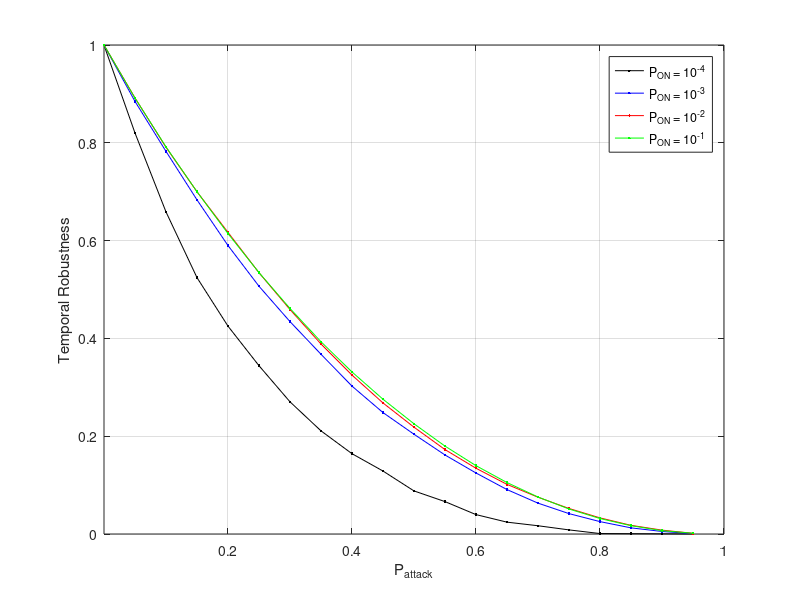

Here is the MATLAB script that generated this plot:
%  read labels and x-y data
load RWP_10_4_trace_AverageHighestDegree.dat;     %  read data into the my_xy matrix
Prob = RWP_10_4_trace_AverageHighestDegree(:,2);     %  copy first column of my_xy into x
Err1 = RWP_10_4_trace_AverageHighestDegree(:,3);     %  and second column into y

load RWP_10_3_trace_AverageHighestDegree.dat;     %  read data into the my_xy matrix
Err2 = RWP_10_3_trace_AverageHighestDegree(:,3);     %  and second column into y

load RWP_10_2_trace_AverageHighestDegree.dat;     %  read data into the my_xy matrix
Err3 = RWP_10_2_trace_AverageHighestDegree(:,3);     %  and second column into y

load RWP_10_1_trace_AverageHighestDegree.dat;     %  read data into the my_xy matrix
Err4 = RWP_10_1_trace_AverageHighestDegree(:,3);     %  and second column into y

plot(Prob,Err1,'k.-',Prob,Err2,'b.-',Prob,Err3,'r.-',Prob,Err4,'g.-');

xlabel('P_{attack}');           % add axis labels and plot title
ylabel('Temporal Robustness');
axis([0.000075 1.000 0.0 1.000],[0.000075 1.000 0.0 1.000]);
%set(gca,'XGrid','on','YGrid','on');
%set(gca,'gridlinestyle','--')
grid on;
legend('P_{ON} = 10^{-4}','P_{ON} = 10^{-3}','P_{ON} = 10^{-2}','P_{ON} = 10^{-1}');

%title('Mean monthly precipitation at Portland International Airport');
%plot(Prob,EffSim,'bx-',Prob,EffTheor,'ro-');     %  plot precip vs. month with circles
